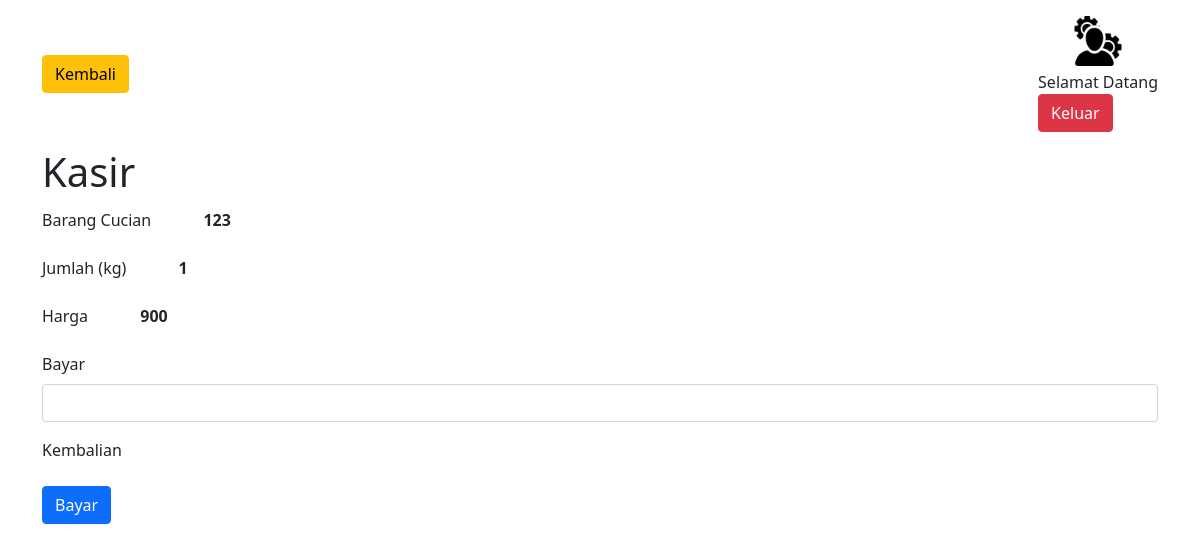
The page /kasir.php?id=77 on the database its author committed.
### tables this page shows
CREATE TABLE `barang` (
  `id_barang` int(11) NOT NULL,
  `nama` varchar(30) NOT NULL,
  `harga` int(30) NOT NULL,
  `jumlah` int(30) NOT NULL
);

### kasir.php (the view, shortened to what this page needs)
<?php
require 'koneksi.php';
$profil = json_decode($_SESSION['Falgar']);
$profil_nama = $profil->nama;
$lihat = mysqli_query($conn,"Select * From barang where id_barang=$_GET[id]");
$id="";
$nama="";
$harga="";
$jumlah="";
while($row = mysqli_fetch_array($lihat))
{
	$id = $row['id_barang'];
	$nama = $row['nama'];
	$harga = $row['harga'];
	$jumlah = $row['jumlah'];
}
?>
<!DOCTYPE html>
<html>
<head>
	<link href="https://cdn.jsdelivr.net/npm/bootstrap@5.0.2/dist/css/bootstrap.min.css" rel="stylesheet">
</head>
<body>
	<div class="container mt-3">
				<div class="row align-items-center mb-3">
				<div class="col-auto">
					<a href="barang.php" type="button" class="btn btn-warning">Kembali</a>
				</div>
					<div class="col-auto">
					<div class="text-center">
						<img src="img/admin.png" width="50px" height="50px">
						<div class="mt-1">
							<?php
								echo "Selamat Datang ".$profil_nama ;
						 	?>
						</div>
					</div>
					<form method="POST">
					<button name="keluar" class="btn btn-danger">Keluar</button>
					</div>
				</div>
				<div class="row align-items-center mb-1">
				<div class="col">
					<h1>Kasir</h1>
				</div>
		</div>
<form class="mb-5" method="POST" action="kasir.php?id=<?php echo $id; ?>" id="formkasir">
  <div class="mb-3">
    <label for="nama" class="form-label">Barang Cucian <span class="fw-bold ms-5"><?php echo $nama?></span></label>
  	</div>
  <div class="mb-3">
    <label for="jumlah" class="form-label">Jumlah (kg) <span class="fw-bold ms-5"><?php echo $jumlah?></label>
  	</div>
  <div class="mb-3">
    <label for="harga" class="form-label">Harga <span class="fw-bold ms-5"><?php echo $harga?></span></label>
  	</div>
  <div class="mb-3">
    <label for="bayar" class="form-label">Bayar</label>
    <input type="number" class="form-control" id="bayarweb" name="total_bayar" onchange="hitungkembalian()">
  	</div>
  <div class="mb-3">
    <label for="kembalian" class="form-label">Kembalian <span id="kembalian"></span></label>
  	</div>
  <button type="submit" class="btn btn-primary" name="Bayar" onclick="submit()">Bayar</button>
</form>
</body>
</html>

### rows shown on the page
barang: nama "123", jumlah "1", harga "900"
